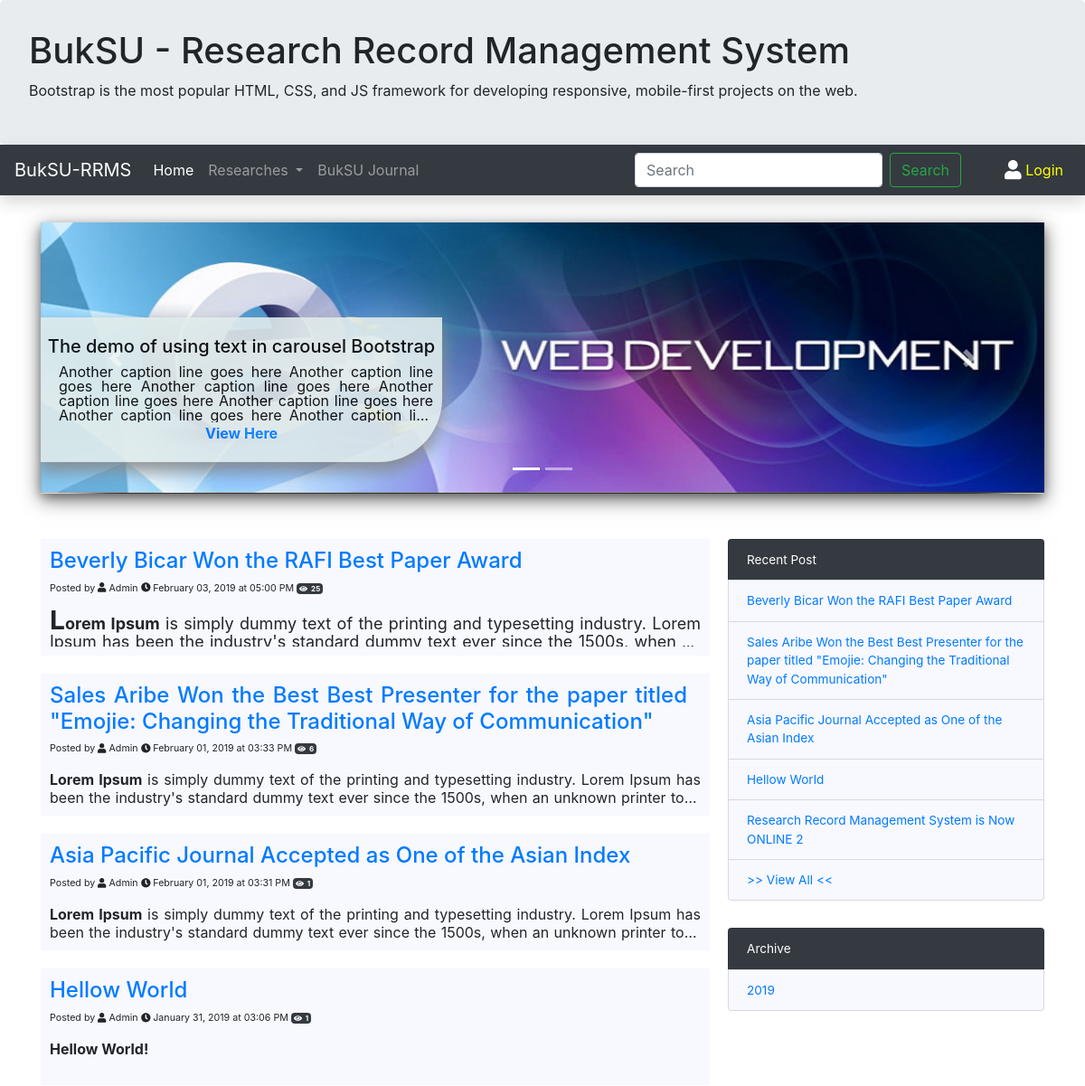
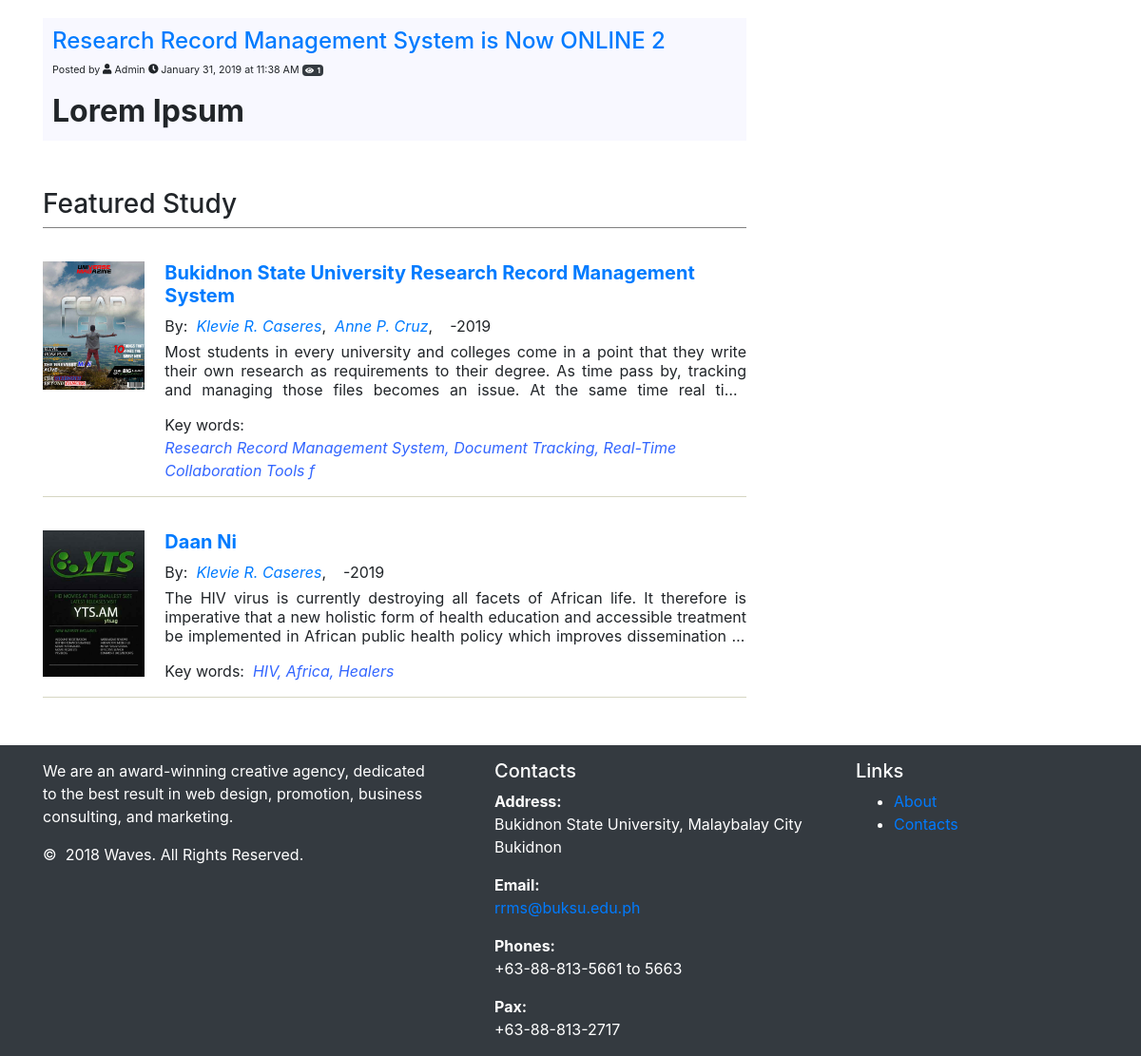
The page / on the database its author committed (2 pictures, top to bottom).
### tables this page shows
CREATE TABLE `post` (
  `id` bigint(20) NOT NULL,
  `post_tittle` text NOT NULL,
  `post_body` longtext NOT NULL,
  `post_date` datetime NOT NULL DEFAULT CURRENT_TIMESTAMP,
  `post_user` varchar(50) NOT NULL,
  `feautured` tinyint(4) NOT NULL DEFAULT '0',
  `cover` text NOT NULL,
  `location` varchar(100) NOT NULL DEFAULT 'post/',
  `views_count` bigint(20) NOT NULL DEFAULT '0'
);

CREATE TABLE `book` (
  `book_id` int(11) NOT NULL,
  `book_title` varchar(150) NOT NULL DEFAULT '',
  `abstract` text NOT NULL,
  `pub_date` datetime NOT NULL DEFAULT CURRENT_TIMESTAMP,
  `department` smallint(6) DEFAULT '0',
  `keywords` text NOT NULL,
  `refrences` longtext NOT NULL,
  `rev_count` smallint(6) DEFAULT '0',
  `status` varchar(50) NOT NULL DEFAULT 'Unpublished',
  `enabled` tinyint(4) NOT NULL DEFAULT '0',
  `views_count` smallint(6) DEFAULT '0',
  `cited` int(11) NOT NULL DEFAULT '0',
  `cover` tinytext NOT NULL,
  `docloc` text NOT NULL,
  `link` text NOT NULL,
  `aut_type` tinytext NOT NULL,
  `dowloadable` tinyint(4) NOT NULL DEFAULT '0',
  `refkey` tinytext NOT NULL
);

CREATE TABLE `author` (
  `a_id` int(11) NOT NULL,
  `a_fname` varchar(40) NOT NULL,
  `a_mname` varchar(40) NOT NULL,
  `a_lname` varchar(40) NOT NULL,
  `a_suffix` varchar(5) NOT NULL,
  `bib` text NOT NULL,
  `a_add` varchar(50) NOT NULL,
  `a_contact` varchar(15) NOT NULL,
  `a_email` varchar(25) NOT NULL,
  `a_pic` varchar(40) NOT NULL,
  `login` int(11) NOT NULL
);

### includes/path.php (called while the page is built, shortened)
<?php
	$rootPath = "http://$_SERVER[HTTP_HOST]" . "/rrms-buksu/";
?>

### index.php (the view, shortened to what this page needs)
<!DOCTYPE html>
<html>
<head>
    <?php
    	include 'includes/header.php';
    ?>
</head>
<body>
	<div class="container content">
		<div id="bs4-slide-carousel" class="carousel slide" data-ride="carousel">
			<ol class="carousel-indicators">
		    	<li data-target="#bs4-slide-carousel" data-slide-to="0" class="active"></li>
		    	<li data-target="#bs4-slide-carousel" data-slide-to="1"></li>
		  </ol>
		  <div class="carousel-inner" style="box-shadow: 0 4px 8px 0 rgba(0, 0, 0, 0.2), 0 6px 20px 0 rgba(0, 0, 0, 0.6); ">
		  	<div class="carousel-item active">
		  		 <img class="d-inline w-100" src="post/pics/web-development.jpg" alt="Slide One" id="cousel-img">
		  		 <div class="carousel-caption" id="carousel-caption">
		  		 	<h5>The demo of using text in carousel Bootstrap</h5>
		  		 	<div class="text carousel-text">
		  		 		Another caption line goes here Another caption line goes here Another caption line goes here Another caption line goes here Another caption line goes here Another caption line goes here Another caption line goes here Another caption line goes here Another caption line goes here Another caption line goes here Another caption line goes here Another caption line goes here Another caption line goes here Another caption line goes here Another caption line goes here Another caption line goes here Another caption line goes here Another caption line goes here Another caption line goes here Another caption line goes here Another caption line goes here Another caption line goes here Another caption line goes here Another caption line goes here Another caption line goes here Another caption line goes here Another caption line goes here Another caption line goes here Another caption line goes here Another caption line goes here Another caption line goes here Another caption line goes here Another caption line goes here Another caption line goes here Another caption line goes here Another caption line goes here Another caption line goes here Another caption line goes here Another caption line goes here Another caption line goes here Another caption line goes here Another caption line goes here Another caption line goes here Another caption line goes here Another caption line goes here Another caption line goes here Another caption line goes here Another caption line goes here
		  		 	</div>
		  		 	<a href=""><b>View Here</b></a>
		  		 </div>
		  	</div>
		  </div>
		  <a class="carousel-control-prev" href="#bs4-slide-carousel" role="button" data-slide="prev">
		    <span class="carousel-control-prev-icon" aria-hidden="true"></span>
		  </a>
		  <a class="carousel-control-next" href="#bs4-slide-carousel" role="button" data-slide="next">
		    <span class="carousel-control-next-icon" aria-hidden="true"></span>
		  </a>
		</div>
		<div class="container main-body-wrapler">
		 	<div class="row">
		 		<div class="col-md-8 col-sm-12">
		 			<?php
		              		$dbconfig= new dbconfig();
							$con= $dbconfig -> getCon();
							$query = "SELECT `id`, `post_tittle`, `post_body`, `post_date`, `post_user`, `location`, `views_count` FROM `post` ORDER BY `post_date` DESC LIMIT 5";
							$result = $con->query($query);
							if($result->num_rows>0){
								while ($row = $result->fetch_assoc()) {
									echo '<div class="row post-post">
		 				<div class="col-md-12 post-tittle-wrapler">
		 					<a href="'. PROJECT_ROOT .  $row['location'] . '?post_id='. $row['id'] .'"><h4 id="post-tittle">'. $row['post_tittle'] .'</h4></a>
		 				</div>
		 				<div class="col-md-12 post-date-wrapler">
		 					<p id="post-date">Posted by <i class="fas fa-user"></i> '. $row['post_user'] .' <i class="fas fa-clock"></i> ';
		 					$date = $row['post_date'];
		 					$sdate=date_create($date);
							echo date_format($sdate,'F d, Y \a\t h:i A');
		 					echo '&nbsp;<span class="badge badge-dark text-white"><i class="fas fa-eye"></i> &nbsp;'. $row['views_count'] .'</span></p>
		 				</div>
		 				<div class="text" id="post-details">'. $row['post_body'] .'</div>
		 			</div>';
								}
							}
		              	?>
		 			<div class="row" style="border-bottom: 1px solid gray; padding-top: 30px;">
		 				<h3>Featured Study</h3>
		 			</div>
		 			<?php
						$dbconfig= new dbconfig();
						$con= $dbconfig -> getCon();
								$query= "SELECT book.book_id, book.book_title, book.cover, book.link, book.aut_type, book.docloc, SUBSTRING(book.pub_date, 1, 4) as date, book.abstract, `keywords` FROM book WHERE book.enabled=1 ORDER BY book.pub_date ASC limit 20";
								$result = $con -> query($query);
								if ($result->num_rows>0) {
									while ($row = $result->fetch_assoc()) {
										$book_id = $row['book_id'];
										echo '<div class="row entry">
							<div class="col-md-2 col-sm-4" id="cover-div">
								<a href=' . PROJECT_ROOT . 'research/'. $row['date'] ."/" . $row['aut_type'] . "/" . $row['link']. '>
								  	<img src="';
								  	if($row['cover']===""){
								  		echo PROJECT_ROOT . "default/cover/df-cover.png";
								  	}else{
								  		echo $row['cover'];
								  	}
								  	echo '" id="cover-img">
								</a>
							</div>
							<div class="col-md-10" id="details">
								<div class="row">
								  	<a href=research/'. $row['date'] ."/" . $row['aut_type'] . "/" . $row['link']. '>
								  		<h5 class="tittle">'. $row['book_title'] .'</h5>
								  	</a>
								</div>
								<div class="row">
								  	By: &nbsp';
								  	$query= 'SELECT author.`a_id`, CONCAT(author.`a_fname`, " ", SUBSTRING(author.`a_mname`, 1, 1), ". " , author.`a_lname`, " ", author.`a_suffix`) AS name FROM junc_authorbook INNER JOIN author on author.a_id = junc_authorbook.aut_id WHERE junc_authorbook.book_id = ' . $book_id;
								  						$resultAut = $con -> query($query);
								  						while ($author = $resultAut->fetch_assoc()) {
								  							echo '<a href="author/?aut_id='. $author['a_id'] .'" class="author">' . $author['name']. '</a>, &nbsp';
								  						}
								  		echo '&nbsp; -' .  $row['date'] . '</div>
								<div class="row">
								  	<div class="text abstract">
								  	' . $row['abstract'] .
								  	'</div>
								</div>
								<div class="row keywords">
								Key words: &nbsp; <i style="color:#3366ff">'
										. $row['keywords'] .'</i>
												</div>
											</div>
										</div>';
									}
								}
		 			?>
		 		</div>
		 		<div class="col-md-4" id="related-study">
		             <?php include(PROJECT_ROOT_NOT_LINK . "recent-post.php") ?>
          			<?php include(PROJECT_ROOT_NOT_LINK . "archive.php") ?>
		 		</div>
		 	</div>
		 </div>
	</div>
	<?php
		include 'includes/footer.php';
	?>
</body>
</html>

### includes/header.php (shortened to what this page needs)
<?php
  include 'path.php';
?>
<link rel="stylesheet" type="text/css" href="<?php echo(PROJECT_ROOT . "/css/bootstrap-min-4.1.0.css"); ?>">
<link rel="stylesheet" href="<?php echo(PROJECT_ROOT . "/css/style.css"); ?>">
<link rel="stylesheet" href="<?php echo(PROJECT_ROOT . "css/Animate.css"); ?>">
<div class="jumbotron banner">
    <h1 id="banner-name">BukSU - Research Record Management System</h1>
    <p>Bootstrap is the most popular HTML, CSS, and JS framework for developing responsive, mobile-first projects on the web.</p>
 </div>
<nav class="navbar navbar-expand-lg navbar-dark bg-dark shadow sticky-top">
  <a class="navbar-brand" href="<?php echo $rootPath  ?>" id="brand" >BukSU-RRMS</a>
  <div class="collapse navbar-collapse"  id="navbarSupportedContent">
    <ul class="navbar-nav mr-auto">
      <li class="nav-item active">
        <a class="nav-link" href="<?php echo $rootPath  ?>">Home <span class="sr-only">(current)</span></a>
      </li>
      <li class="nav-item dropdown">
        <a class="nav-link dropdown-toggle" href="#" id="navbarDropdown" role="button" data-toggle="dropdown" aria-haspopup="true" aria-expanded="false">
          Researches
        </a>
      </li>
      <li class="nav-item">
        <a class="nav-link" href="http://research.buksu.edu.ph/index.php">BukSU Journal</a>
      </li>
    </ul>
    <ul class="navbar-nav ml-auto">
    	 <form class="form-inline my-3 my-lg-0" style="padding-right: 40px;">
	      <input class="form-control mr-sm-2" type="search" placeholder="Search" name="search" id="skey" aria-label="Search">
	      <button class="btn btn-outline-success my-2 my-sm-0" id="btn-search-home" type="button">Search</button>
	    </form>
      	<li class="nav-item dropdown">
      	<?php
      		if(isset($_SESSION['uid'])){
      			echo '<a class="nav-link dropdown-toggle" href="#" id="navbarDropdown" role="button" data-toggle="dropdown" aria-haspopup="true" aria-expanded="false" style="color: yellow"><i class="fas fa-user fa-lg" style="color: white;" ></i>&#9;' . $_SESSION['gname'] . '
     	 </a>';
      		}else{
      			echo '<a class="nav-link" href="'. PROJECT_ROOT .'login.php" id="navbarDropdown" role="button"  style="color: yellow"><i class="fas fa-user fa-lg" style="color: white;" ></i>&#9;Login
     	 </a>';
      		}
      	?>
      </li>
    </ul>
  </div>
</nav>

### recent-post.php
<div class="list-group" >
            <div class="list-group-item bg-dark" id="widget-header">
                Recent Post
            </div>
            <?php
                $dbconfig= new dbconfig();
                $con= $dbconfig -> getCon();
                $query = "SELECT `id`, `post_tittle`, `location` FROM `post` ORDER BY `post_date` DESC LIMIT 5";
                $result = $con->query($query);
                if($result->num_rows>0){
                    while ($row = $result->fetch_assoc()) {
                        echo '<a href="'. $rootPath . $row['location'] . '?post_id=' . $row['id'] . '" class="list-group-item">'. $row['post_tittle'] .'</a>';
                    }
                    echo '<a href="'. $rootPath . $row['location'] . 'post/all.php'. '" class="list-group-item">>> View All <<</a>';
                }
            ?>
          </div>

### archive.php (shortened to what this page needs)
<div class="list-group" >
            <div class="list-group-item bg-dark" id="widget-header">
                Archive
            </div>
            <?php
                $dbconfig= new dbconfig();
                $con= $dbconfig -> getCon();
                $query = "SELECT DISTINCT year(pub_date) as archive FROM `book` ORDER BY(year(pub_date)) DESC LIMIT 10";
                $result = $con->query($query);
                if($result->num_rows>0){
                    while($row = $result->fetch_assoc()){
                        echo '<a href="'. PROJECT_ROOT . "research/archived.php?year=2019" .'" class="list-group-item">'. $row['archive'] .'</a>';
                    }
                }else{
                    echo '<a href="#" class="list-group-item">No archive found</a>';
                }
            ?>
          </div>

### includes/footer.php (shortened to what this page needs)
<footer class="section footer-classic context-dark bg-dark" style="background: #001a33; color: white; padding-top: 15px;">
        <div class="container">
          <div class="row row-30">
            <div class="col-md-4 col-xl-5">
              <div class="pr-xl-4">
                <p>We are an award-winning creative agency, dedicated to the best result in web design, promotion, business consulting, and marketing.</p>
                <p class="rights"><span>©  </span><span class="copyright-year">2018</span><span> </span><span>Waves</span><span>. </span><span>All Rights Reserved.</span></p>
              </div>
            </div>
            <div class="col-md-4">
              <h5>Contacts</h5>
              <dl class="contact-list">
                <dt>Address:</dt>
                <dd>Bukidnon State University, Malaybalay City Bukidnon</dd>
              </dl>
              <dl class="contact-list">
                <dt>Email:</dt>
                <dd><a href="mailto:#">rrms@buksu.edu.ph</a></dd>
              </dl>
              <dl class="contact-list">
                <dt>Phones:</dt>
                <dd>+63-88-813-5661 to 5663
                </dd>
              </dl>
              <dl class="contact-list">
                <dt>Pax:</dt>
                <dd>+63-88-813-2717
                </dd>
              </dl>
            </div>
            <div class="col-md-4 col-xl-3">
              <h5>Links</h5>
              <ul class="nav-list">
                <li><a href="#">About</a></li>
                <li><a href="#">Contacts</a></li>
              </ul>
            </div>
          </div>
        </div>
      </footer>

### css/style.css (style rules this page uses)
.banner { width: 100%; height: 100%; margin-bottom:0; }
.list-group-item { background-color: ghostwhite; overflow: hidden; font-size: 0.85em; }
.list-group { padding-bottom: 30px; }
.content { padding-top: 30px; }
.entry { padding-top: 35px; padding-bottom: 15px; border-bottom: 1px solid #d6d6c2; }
.tittle { font-weight: bold; }
.author { font-style: italic; padding-bottom: 5px; }
.abstract { text-align: justify; overflow: hidden; text-overflow: ellipsis; display: -webkit-box; line-height: 20px; max-height: 60px; -webkit-line-clamp: 3; -webkit-box-orient: vertical; }
.carousel-text { margin-right: 10px; margin-left: 20px; text-align: justify; overflow: hidden; text-overflow: ellipsis; display: -webkit-box; line-height: 16px; max-height: 64px; -webkit-line-clamp: 4; -webkit-box-orient: vertical; }
.keywords { padding-top: 15px; }
#details { padding-left: 20px; }
#cover-div { padding-left: 0px; padding-right: 1rem; }
#cover-img { max-width: 100%; }
#cousel-img { width: 100%; height: 100%; }
#carousel-caption { text-align: center; background-color: #e0ebeb; bottom: 35px; left: 0; opacity: 0.9; color: black; overflow: hidden; max-height: 100%; max-width: 40%; margin-right: 10px; border-radius: 0px 0px 70px 0px; box-shadow: 0px 10px 18px #888888; }
.carousel-item { height: 300px !important; }
#related-study { padding-left: 20px; padding-bottom: 10px; padding-right: 0px; }
#widget-header { background-color: blue; color: white; }
.post-post { padding: 10px; margin-bottom: 20px; text-align: justify; background-color: ghostwhite; }
.post-date-wrapler { padding-left: 0px; font-size: 8pt; width: 200px; text-overflow: hidden; }
.post-tittle-wrapler { padding-left: 0px; font-size: 8pt; width: 200px; text-overflow: hidden; }
.main-body-wrapler { padding-top: 50px; padding-bottom: 50px; }
#post-details { height: 50px; overflow: hidden; text-overflow: ellipsis; display: -webkit-box; line-height: 20px; max-height: 40px; -webkit-line-clamp: 2; -webkit-box-orient: vertical; }
@media (min-width: 576px) { .jumbotron { padding: 2rem 2rem; } }

### rows shown on the page
post: post_tittle "Beverly Bicar Won the RAFI Best Paper Award", post_user "Admin", post_date "February 03, 2019 at 05:00 PM", views_count "25", post_body "L orem Ipsum is simply dummy text of the printing and typesetting industry. Lorem Ipsum has been the industry's standard dummy text ever since the 1500s, when…"
post: post_tittle "Sales Aribe Won the Best Best Presenter for the paper titled \"Emojie: Changing the Traditional Way of Communication\"", post_user "Admin", post_date "February 01, 2019 at 03:33 PM", views_count "6", post_body "Lorem Ipsum is simply dummy text of the printing and typesetting industry. Lorem Ipsum has been the industry's standard dummy text ever since the 1500s, when an unknown printer…"
post: post_tittle "Asia Pacific Journal Accepted as One of the Asian Index", post_user "Admin", post_date "February 01, 2019 at 03:31 PM", views_count "1", post_body "Lorem Ipsum is simply dummy text of the printing and typesetting industry. Lorem Ipsum has been the industry's standard dummy text ever since the 1500s, when an unknown printer…"
post: post_tittle "Hellow World", post_user "Admin", post_date "January 31, 2019 at 03:06 PM", views_count "1", post_body "Hellow World!"
post: post_tittle "Research Record Management System is Now ONLINE 2", post_user "Admin", post_date "January 31, 2019 at 11:38 AM", views_count "1", post_body "Lorem Ipsum"
book: cover (picture), book_title "Bukidnon State University Research Record Management System", date "2019", abstract "Most students in every university and colleges come in a point that they write their own research as requirements to their degree. As time pass by, tracking and managing those files becomes an issue. At the same time real…", keywords "Research Record Management System, Document Tracking, Real-Time Collaboration Tools f"
author: name "Klevie R. Caseres"
author: name "Anne P. Cruz"
book: cover (picture), book_title "Daan Ni", date "2019", abstract "The HIV virus is currently destroying all facets of African life. It therefore is imperative that a new holistic form of health education and accessible treatment be implemented in African public health policy which improves dissemination…", keywords "HIV, Africa, Healers"

### other values the page prints
$row['archive'] "2019"
